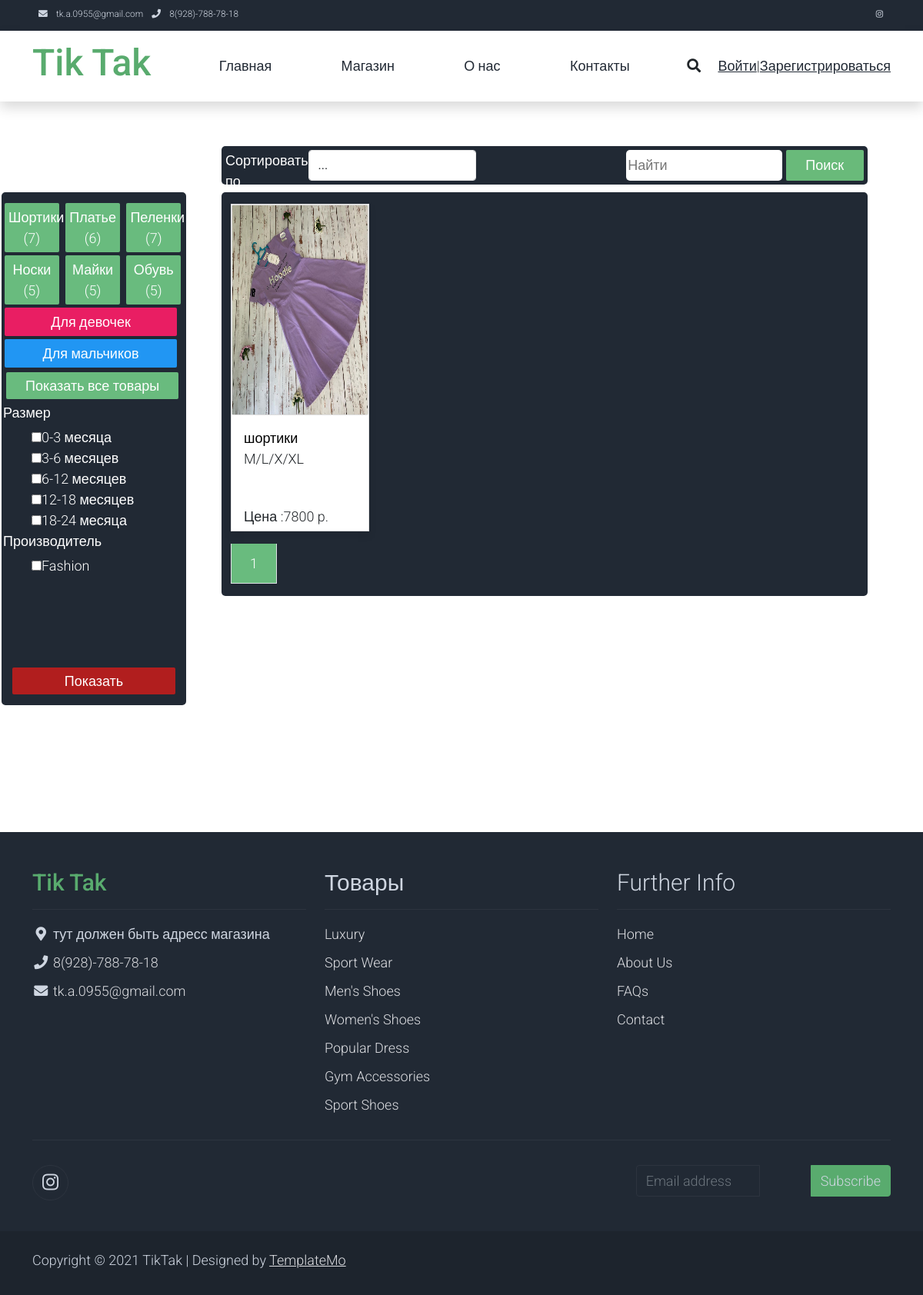
/Shop/, run on the app's committed database.
### TikTak/models.py (models this page shows, shortened)
class Product(models.Model):
    ID_Product = models.AutoField(primary_key=True)
    Product_name = models.CharField(max_length=200)
    product_description = models.CharField(max_length=500)
    Product_price = models.IntegerField()
    Product_color = models.CharField(max_length=20)
    Product_brand = models.CharField(max_length=100, default=None)
    Product_characteristics = models.CharField(max_length=1000)
    Choises = (
                ('0-3 месяца', '0-3'),
                ('3-6 месяцев', '3-6'),
                ('6-12 месяцев', '6-12'),
                ('12-18 месяцев', '12-18'),
                ('18-24 месяца', '18-24'),
                ('2 года', '2-y'),
                ('3 года', '3-y'),
                ('4 года', '4-y'),
                ('5 лет', '5-y'),
                ('6 лет', '6-y'),
                ('7 лет', '7-y'),
                ('8 лет', '8-y'),
                ('9 лет', '9-y'),
                ('10 лет', '10-y'),
                ('11 лет', '11-y'),
                ('12 лет', '12-y'),
                ('13 лет', '13-y'),
                ('14 лет (XS)', '14-y'),
                ('16 лет (S)', '16-y'),
                ('18 лет (M)', '18-y'),)
    Product_size = MultiSelectField(choices=Choises)
    P_Categorys = [
        ('Шортики', 'Shorts'),
        ('Платье', 'Dress'),
        ('Пеленки', 'Deaper'),
        ('Носки', 'Socks'),
        ('Майки', 'T-Shirts'),
        ('Обувь', 'shoes'),
    ]
    Product_Category = models.CharField(
        max_length=7,
        choices=P_Categorys,
        default='None',
    )
    for_which_gender = models.CharField(
        max_length=15,
        choices=[
            ('Для мальчиков', 'Boys'),
            ('Для девочек', 'Girls'),
        ],
        default=None,
    )
    def get_first_image(self):
        try:
            first_image = self.images.first().image
        except AttributeError:
            first_image = self
        return first_image

class ImageGallery(models.Model):
    product = models.ForeignKey(Product, on_delete=models.CASCADE, related_name='images')
    image = models.ImageField(upload_to='TikTak/static/img')

### TikTak/views.py (the view, shortened to what this page needs)
# urls.py: path('Shop/', ProductView.shop_view, name='Shop'),
    def shop_view(self):
        product = Product.objects.all()
        Paginator = paginator.Paginator(product, 20)
        page_number = self.GET.get('page')
        page_obj = Paginator.get_page(page_number)
        return render(self, 'TikTak/shop.html', {
            'product': product,
            'page_obj': page_obj,
            'Categorys': Product.P_Categorys,
            'Manufactures': get_a_list_without_dublicate('Product_brand'),
            'Size_list': Product.Choises,
        })

### TikTak/models.py (called while the page is built)
def get_a_list_without_dublicate(f):
    returned_list = []
    for product in Product.objects.all():
        a = (product.__getattribute__(f))
        returned_list.append(a)
    return set(returned_list)

### TikTak/templates/TikTak/shop.html (shortened to what this page needs)
<!DOCTYPE html>
{% load static %}
<html lang="ru">
<head>
    <link rel="stylesheet" href="{% static 'TikTak/css/bootstrap.min.css' %}">
    <link rel="stylesheet" href="{% static 'TikTak/css/templatemo.css' %}">
    <link rel="stylesheet" href="{% static 'TikTak/css/templatemo.min.css' %}">
    <link rel="stylesheet" href="{% static 'TikTak/css/custom.css' %}">
    <link rel="stylesheet" href="{% static 'TikTak/css/fontawesome.min.css' %}">
</head>
<body>
    {% include "./header.html" %}
    <div class=" py-5 middle-shop-block ">
        <form searching_and_sorting_top_block>
                    <div class="sorted_to_block d-flex">
                    <span class="form-control-span">Сортировать по</span>
                    <select class="form-control" name="fuck">
                        <option>...</option>
                    </select>
                    <div class="Shop_search_block">
                        <input type="text" name="Shop_search_input" placeholder="Найти">
                        <input type="submit" name="Shop_search_submit" value="Поиск">
                    </div>
            </div>
        </form>
         <div class="categorys_block_shop">
             <form class="OrderBy_form" method="get" action="{% url 'Shop' %}">
                {% for key, value in Categorys%}
                    <label class="OrderBy_form_checkbox fuck">
                        <input type="checkbox" name="orderby" value="{{key}}" ><span>{{key}}  ({{key|length}})</span>
                    </label>
                {% endfor %}
                <label  class="OrderBy_form_checkbox" id="ForGirlsBgColor">
                        <input class="Cat_for_Girls" type="checkbox" name="gender_orderby" value="Для девочек" ><span>Для девочек</span></label>
                <label  class="OrderBy_form_checkbox " id="ForBoysBgColor" >
                        <input type="checkbox" name="gender_orderby" value="Для мальчиков" ><span>Для мальчиков</span></label>
                <a style="width:95%; margin: 4px ;" class="text-center" href="/All_products" >Показать все товары</a>
                <div class="Sorted_lists_div">
                    <span >Размер</span>
                    <div class="list-with-manufacturer">
                        <ul>
                            {% for key,value in Size_list%}
                                <label><input type="checkbox" name="size_to_sort" value="{{key}}">{{key}}</label>
                            {% endfor %}
                        </ul>
                    </div>
                </div>
                <div class="Sorted_lists_div">
                    <span >Производитель</span>
                    <div class="list-with-manufacturer">
                        <ul>
                            {% for M in Manufactures%}
                            <label><input type="checkbox" name="manufacture_to_sorted" value="{{M}}" >{{M}}</label>
                            {% endfor %}
                        </ul>
                    </div>
                </div>
                <input type="submit" class="EnterFilteringShopListBtn" value="Показать">
             </form>
        </div>
        <div class="row Products_list_block">
                <div class="row Products_list_block_2" >
                {% if page_obj%}
                    {% for Product in page_obj %}
                        <div class="col-md-3 product_list_item_block">
                            <div class="card mb-3 product-wap  rounded-0">
                                <div class="card rounded-1">
                                    <img class="card-img Product-image_sizing rounded-0 img-fluid" src="{{Product.get_first_image.url}}">
                                </div>
                                <div class="card-body">
                                    <a href="/{{Product.ID_Product}}/" class="h3 text-decoration-none">{{Product.Product_name}}</a>
                                    <ul class="w-100 list-unstyled d-flex justify-content-between mb-0">
                                        <li>M/L/X/XL</li>
                                    </ul>
                                    <p class="text-center mb-0 price">Цена :{{Product.Product_price}} p.</p>
                                </div>
                            </div>
                        </div>
                    {% endfor %}
                {% else %}
                         <div ">
                            <h1 style="width: 100%; color: white; text-align: center;">Ничего не найдено!</h1>
                        </div>
                {% endif %}
            </div>
           <div div="row">
                    <div class="pagination">
                    <ul class="pagination pagination-lg justify-content-end">
                            <a class="Product_Page_Numeration active  page-link   rounded-0 mr-3 shadow-sm border-top-0 border-left-0" href="#" tabindex="-1">
                                {{page_obj.number}}
                            </a>
                    </ul>
                </div>
           </div>
        </div>
    </div>
    {% include './Footer.html'%}
</body>
</html>

### TikTak/static/TikTak/css/templatemo.css (style rules this page uses)
body, ul, li, p, a, label, input, div { font-family: 'Roboto', sans-serif; font-size: 18px !important; font-weight: 300 !important; }
.h3 { font-family: 'Roboto', sans-serif; font-size: 22px !important; }
.middle-shop-block { min-height:950px; }
.pagination .page-link:hover, .pagination .page-link.active { background-color: #59ab6e; color: #fff; }
.EnterFilteringShopListBtn { width:90%; height:8%; position:relative; border:none; color:white; background-color:#b11e1e; padding:4px; border-radius:2px; margin:5%; }
#ForGirlsBgColor { background:#e91e63; width:95%; }
#ForBoysBgColor { background:#2196f3; width:95%; }
.Products_list_block { width:70%; background-color:#212934; border-radius:5px; display:inline-block; padding-top:15px; position:relative; left:25%; }
.OrderBy_form_checkbox { width:30%; background-color:#69BB7E; color:white; border-radius:2px; padding:5px; margin:2px; text-align: center; }
.Shop_search_block { width: 100%; float: right; text-align: right; }
.Shop_search_block input[type=text] { width: 60%; height: 100%; border-radius: 5px; border: none; color: black; }
.Shop_search_block input[type=submit] { width: 30%; height: 100%; border-radius: 2px; border: none; background-color: #69BA7A; color: white; }
.form-control { width: 60%; margin-right: 20%; }
.sorted_to_block { color:white; height: 50px; background-color: #212934; border-radius: 5px; padding: 5px; right: 5%; width: 70%; margin: 10px; float: right; margin-right: 6%; }
.sorted_to_block span { width: 30%; margin: auto; color: white; }
.categorys_block_shop { width:20%; padding-top:10px; position:relative; display:inline-block; left:2px; background-color:#212934; border:2px solid #212934; border-radius:5px; margin-bottom:25px; position:absolute; }
.categorys_block_shop form { height:100%; }
.categorys_block_shop a { text-decoration:none; color:white; background-color:#69BB7E; padding:4px; border-radius:2px; margin:2px; display:inline-block; }
.Sorted_lists_div span { color:white; font-weight:500; }
.list-with-manufacturer { color: white; overflow: auto; width: 100%; padding: 5px; background-color: #212934; height: 140px; }
.list-with-manufacturer label { width: 100%; }
.product-wap { box-shadow: 0px 5px 10px 0px rgba(0, 0, 0, 0.10); }
.price { position: absolute; bottom: 5px; }
.card-body { height:150px; }
.card.product-wap a { color: #000; }
.product-wap .h3, .product-wap li, .product-wap i, .product-wap p { font-size: 12px !important; }
@media (min-width: 576px) { .Product-image_sizing { width: 100%; } }
@media (min-width: 768px) { .Product-image_sizing { height: 15rem; } }
@media (min-width: 992px) { .product-wap .h3, .product-wap li, .product-wap i, .product-wap p { font-size: 18px !important; } }
@media (min-width: 992px) { .Product-image_sizing { height: 17rem; } }
@media (min-width: 1200px) { .Product-image_sizing { height: 17rem; } }

### data on the page
Product: Manufactures "Fashion", get_first_image (picture), Product_name "шортики", Product_price "7800"

### other printed values
{{ key }} "Шортики" "Платье" "Пеленки" "Носки" "Майки" "Обувь"
{{ key|length }} "7" "6" "7" "5" "5" "5"
{{ key }} "0-3 месяца" "3-6 месяцев" "6-12 месяцев" "12-18 месяцев" "18-24 месяца"
{{ page_obj.number }} "1"
